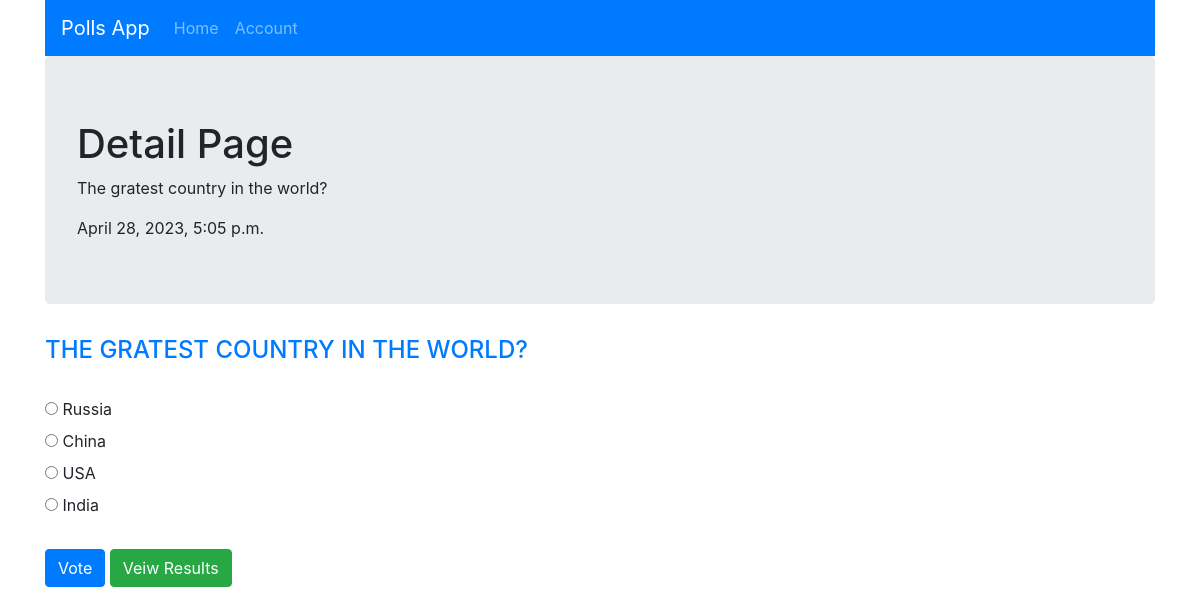
Screenshot of /detail/3/ with the database file from the repository.
### polls/models.py (models this page shows, shortened)
class Question(models.Model):
    question_text = models.CharField(max_length=200)
    pub_date = models.DateTimeField(auto_now=True)

class Choice(models.Model):
    question = models.ForeignKey(Question,on_delete=models.CASCADE)
    choice_text = models.CharField(max_length=200)
    votes = models.IntegerField(default=0)

### polls/views.py (the view)
# urls.py: path("detail/<int:question_id>/", views.detail, name="detail"),
def detail(request, question_id):
    question = get_object_or_404(Question, pk=question_id)
    data = {"question" : question,"page_description":question.question_text,"content_date":question.pub_date}
    return render(request , "polls/detail.html",context=data)

### polls/templates/polls/detail.html (shortened to what this page needs)
{% extends 'polls/base.html' %}
{% block title_page %}Detail Page{% endblock title_page %}
{% block content %}
    <h4 class="text-primary">{{question.question_text|upper}}</h4>
<br>
<form action="{% url 'polls:vote' question.id %}" method="post">
        {% for choice in question.choice_set.all %}
            <input type="radio" name="choice" id="choice{{ forloop.counter }}" value="{{ choice.id }}">
            <label for="choice{{ forloop.counter }}">{{ choice.choice_text }}</label><br>
        {% endfor %}
        <br>
    <input type="submit" value="Vote" class="btn btn-primary">
    <a href="{% url 'polls:results' question.id %}" class="btn btn-success">Veiw Results</a>
    </form>
    {% endblock content %}

### polls/templates/polls/base.html (shortened to what this page needs)
<!DOCTYPE html>
<html lang="en">
<head>
<link rel="stylesheet" href="https://cdn.jsdelivr.net/npm/bootstrap@4.6.2/dist/css/bootstrap.min.css">
</head>
<body>
<div class="container">
    <nav class="navbar navbar-expand-md bg-primary navbar-dark">
        <span class="navbar-brand" href="#">Polls App</span>
        <div class="collapse navbar-collapse" id="collapsibleNavbar">
          <ul class="navbar-nav">
            <li class="nav-item">
              <a class="nav-link" href="{% url 'polls:index' %}">Home</a>
            </li>
            <li class="nav-item">
              <a class="nav-link" href="{% url 'polls:register' %}">Account</a>
            </li>
          </ul>
        </div>
      </nav>
    <div class="jumbotron">
        <H1>{% block title_page %}{% endblock title_page %}</H1>
        <p>{{page_description}}</p>
        {% if content_date %}
        {{content_date}}
        {% endif %}
    </div>
{% block content %}
{% endblock%}
</div>
</body>
</html>

### rows the page displays
Question: question_text "The gratest country in the world?", pub_date "April 28, 2023, 5:05 p.m.", question_text "THE GRATEST COUNTRY IN THE WORLD?"
Choice: choice_text "Russia"
Choice: choice_text "China"
Choice: choice_text "USA"
Choice: choice_text "India"
